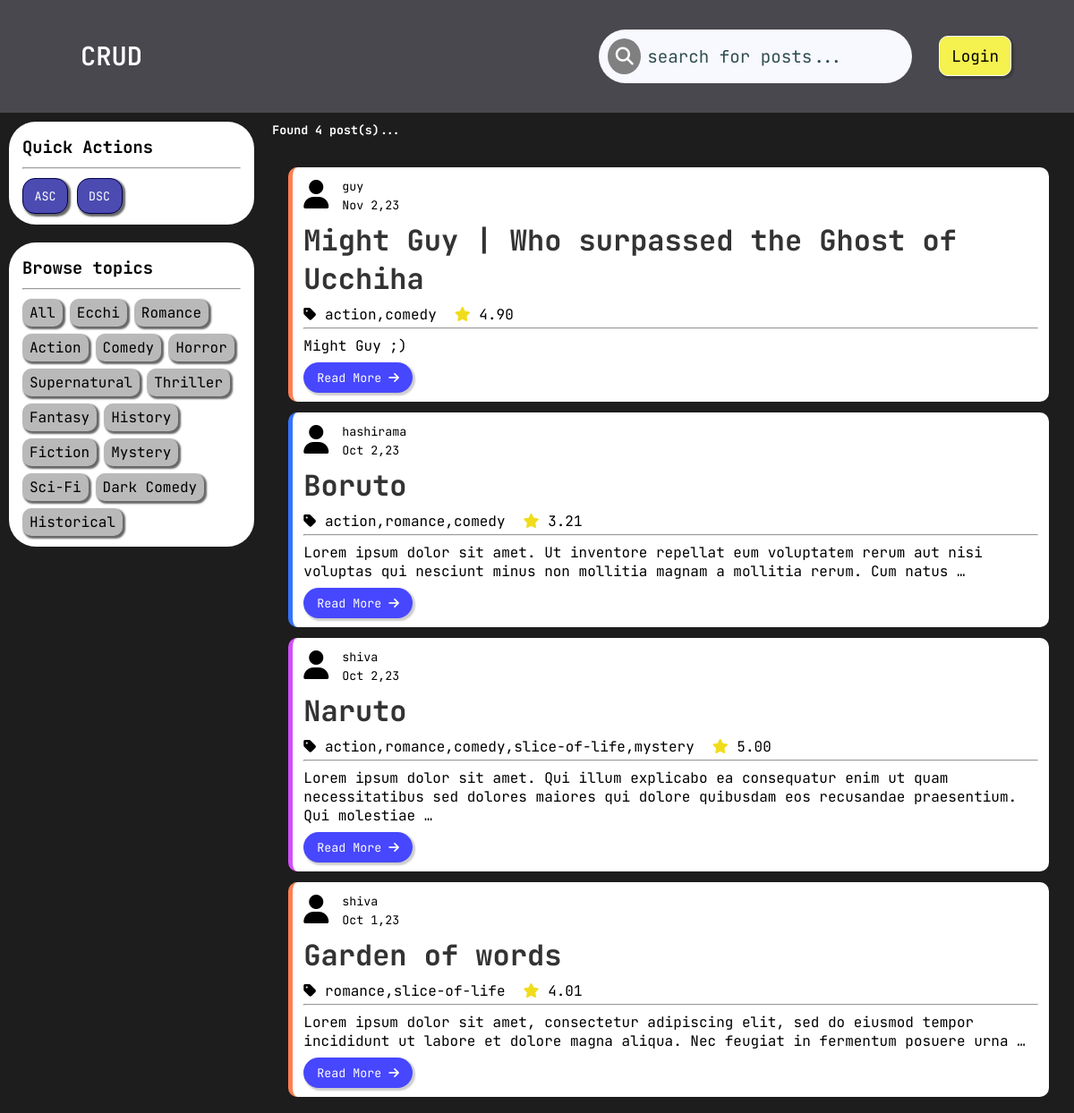
The app's page /posts/?genre=ecchi with its own data.
### post/models.py (models this page shows, shortened)
class post(models.Model):
    title=models.CharField(max_length=100)
    author=models.ForeignKey(User,on_delete=models.CASCADE)
    genre=models.CharField(max_length=150)
    ratings=models.DecimalField(max_digits=3,decimal_places=2)
    image=models.ImageField(upload_to='posts_images/',blank=True)
    content=models.TextField()
    date_posted=models.DateTimeField(default=timezone.now)
    date_modified=models.DateTimeField(auto_now=True)
    class Meta:
       ordering=["-date_modified","-date_posted"]

### post/views.py (the view)
# urls.py: path('posts/',views.postPage,name='post-page'),
def postPage(request):
    try:
        cache=request.GET
        sort=cache.get('sort') if cache.get('sort') != None else ''
        search=cache.get('search') if cache.get('search') != None else ''
        genre=cache.get('genre') if cache.get('genre') != None else ''
        print(search,genre)
        posts=post.objects.filter(
            Q(genre__icontains=genre) |
            Q(author__username__icontains=search) |
            Q(title__icontains=search) |
            Q(content__icontains=search)
        )
        if sort=="1": posts=posts.order_by("ratings")
        if sort=="-1": posts=posts.order_by("-ratings")
        posts_count=posts.count() if genre != '' else False
        print(posts_count)
    except:
        raise "Objects not found, check whether anything is available..."
    context={'posts':posts,'post_count':posts_count}
    return render(request,'post/index.html',context)

### post/templates/post/index.html (shortened to what this page needs)
{% load static %}
<!DOCTYPE html>
<html lang="en">
<head>
    <link rel="stylesheet" href="https://cdnjs.cloudflare.com/ajax/libs/font-awesome/6.4.2/css/all.min.css" />
    <link type="text/css" rel="stylesheet" href="{% static 'css/style.css' %}">
</head>
<body>
    <div class="container">
        {% include "post/navbar.html" %}
        {% include "post/main.html" %}
        {% include "post/sidebar.html" %}
    </div>
</body>
</html>

### post/templates/post/main.html (shortened to what this page needs)
{% load static %}
<div class="main">
    {% if post_count %}
    <h5 class="search-result">Found {{ post_count }} post(s)...</h5>
    {% endif %}
    <br>
    {% for post in posts %}
    <div class="card {% cycle 'color1' 'color2' 'color3' %}">
        <div class="author-info grid">
            <div class="image">
                <i class="fa-solid fa-user fa-2xl"></i>
            </div>
            <div class="info-container">
                <div class="author"><small>{{ post.author }}</small></div>
                <div class="date-posted"><small>{{ post.date_posted | date:"M j,y" }}</small></div>
            </div>
        </div>
        <h1 class="title">{{ post.title }}</h1>
        <div class="post-details flex">
            <div class="genre"><i class="fa-solid fa-tag"></i> {{ post.genre }}</div>
            <div class="rating"><i class="fa-solid fa-star"></i> {{post.ratings}}</div>
        </div>
        <hr>
        <p class="content">{{ post.content|truncatewords:25 }}</p>
        <button class="read-more" type="submit"><a href="{% url 'detailed-post' post.id %}">Read More <i class="fa-solid fa-arrow-right"></i></a></button>
    </div>
    {% endfor %}
</div>

### static/css/style.css (style rules this page uses)
:root { --text-color1:#333; --text-color2:#fff; }
* { padding:0px; margin:0px; box-sizing: border-box; list-style: none; text-decoration: none; font-family: 'JetBrains Mono', monospace; }
.flex { display:flex; flex-wrap: wrap; flex-direction: row; }
.container { height:100vh; display: grid; grid-template-columns: 1.3fr repeat(4, 1fr); grid-template-rows: .45fr repeat(4, 1fr); grid-column-gap: 0px; position:fixed; grid-row-gap: 0px; background-color: #1e1d1d; }
::placeholder { color:darkslategray; }
.main { grid-area: 2 / 2 / 6 / 6; padding:10px; overflow-y: auto; }
.main .card { background-color: white; padding: 10px 12px; margin: 12px 18px; border-radius: 10px; }
.color1 { border-left: 5px solid coral; }
.color2 { border-left: 5px solid rgb(51, 116, 255) }
.color3 { border-left: 5px solid rgb(210, 78, 250); }
.card .title { color: var(--text-color1); }
.author-info { display: flex; flex-direction: row; gap: 15px; align-items: center; justify-content: flex-start; }
.author-info i { color: #000; }
.card h1 { margin: 8px 0; font-weight: bolder; color:#000; }
.card .post-details { margin:4px 0; }
.post-details { gap:20px; }
.post-details .rating i { color: rgb(241, 220, 28); }
hr { margin: 2px 0 4px 0; }
.card p { margin: 8px 0; }
.card .read-more { padding: 8px 15px; background-color: rgb(71, 71, 255); border-radius: 20px; box-shadow: 2px 2px 2px 1px rgba(0, 0, 0, 0.2); border: 0; outline: none; }
.read-more a { color: var(--text-color2); }
.search-result { color: #fff; }

### records on screen
post: author "guy", date_posted "Nov 2,23", title "Might Guy | Who surpassed the Ghost of Ucchiha", genre "action,comedy", ratings "4.90", content "Might Guy ;)"
post: author "hashirama", date_posted "Oct 2,23", title "Boruto", genre "action,romance,comedy", ratings "3.21", content "Lorem ipsum dolor sit amet. Ut inventore repellat eum voluptatem rerum aut nisi voluptas qui nesciunt minus non mollitia magnam a mollitia rerum. Cum natus …"
post: author "shiva", date_posted "Oct 2,23", title "Naruto", genre "action,romance,comedy,slice-of-life,mystery", ratings "5.00", content "Lorem ipsum dolor sit amet. Qui illum explicabo ea consequatur enim ut quam necessitatibus sed dolores maiores qui dolore quibusdam eos recusandae praesentium. Qui molestiae …"
post: author "shiva", date_posted "Oct 1,23", title "Garden of words", genre "romance,slice-of-life", ratings "4.01", content "Lorem ipsum dolor sit amet, consectetur adipiscing elit, sed do eiusmod tempor incididunt ut labore et dolore magna aliqua. Nec feugiat in fermentum posuere urna …"

### other values on screen
{{ post_count }} "4"
